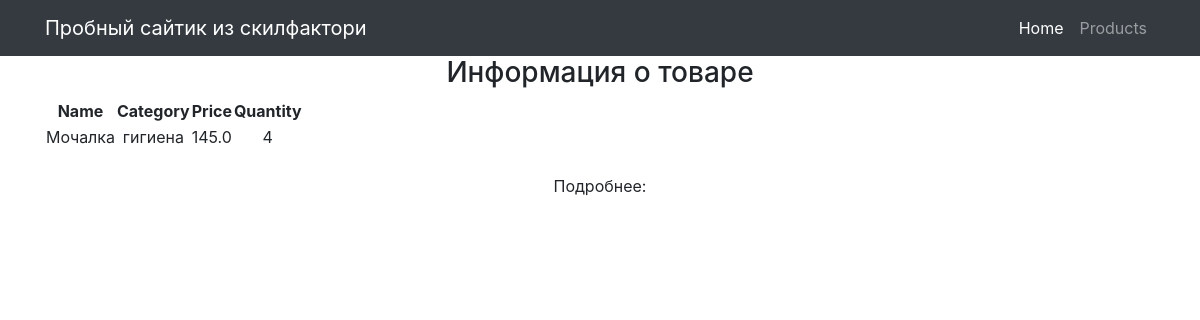
The page /products/5/ on the database as committed earlier.
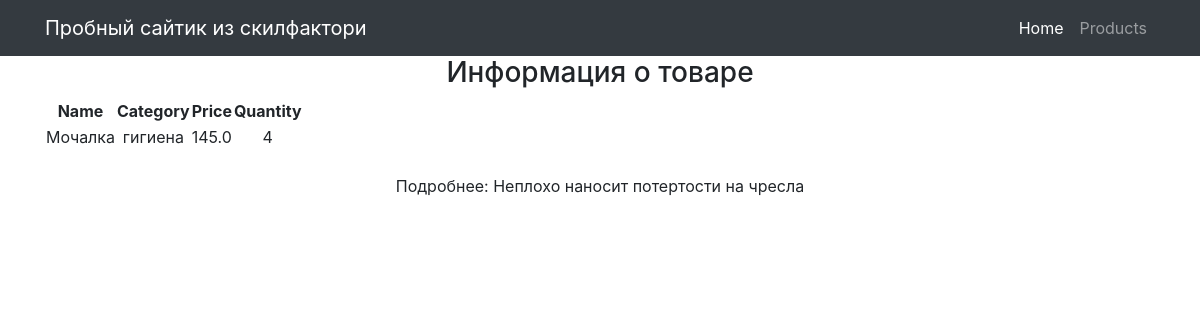
The same page on the database as committed later.
### simpleapp/models.py (models this page shows, shortened)
class Product(models.Model):
    name = models.CharField(max_length=50, unique=True,)  # названия товаров не должны повторяться
    price = models.FloatField(validators=[MinValueValidator(0.0, 'Price should be >= 0.0')])
    quantity = models.IntegerField(validators=[MinValueValidator(0, 'Quantity should be >= 0')])
    category = models.ForeignKey(to='Category', on_delete=models.CASCADE, related_name='products', )
    description = models.TextField()

class Category(models.Model):
    name = models.CharField(max_length=100, unique=True)  # названия категорий тоже не должны повторяться

### simpleapp/views.py (the view)
# urls.py: path('<int:pk>/', ProductDetailView.as_view(), name='product_detail'),  # Ссылка на детали товара
class ProductDetailView(DetailView):
    template_name = 'product_detail.html'
    queryset = Product.objects.all()

### templates/product_detail.html (shortened to what this page needs)
{% extends 'flatpages/default.html' %}
{% block content %}
    <h3>Информация о товаре</h3>
<table>
    <thead>
        <th>            Name        </th>
        <th>            Category        </th>
        <th>            Price        </th>
        <th>            Quantity        </th>
    </thead>
    <tr>
        <td>     {{ product.name }}        </td>
        <td>            {{ product.category.name }}        </td>
        <td>            {{ product.price }}        </td>
        <td>            {{ product.quantity }}        </td>
    </tr>
</table>
    <br> Подробнее: {{ product.description}}
{% endblock content %}

Rows that differ between the two databases and show on the page:
changed Product "Мочалка": description (not shown) → "Неплохо наносит потертости на чресла"
